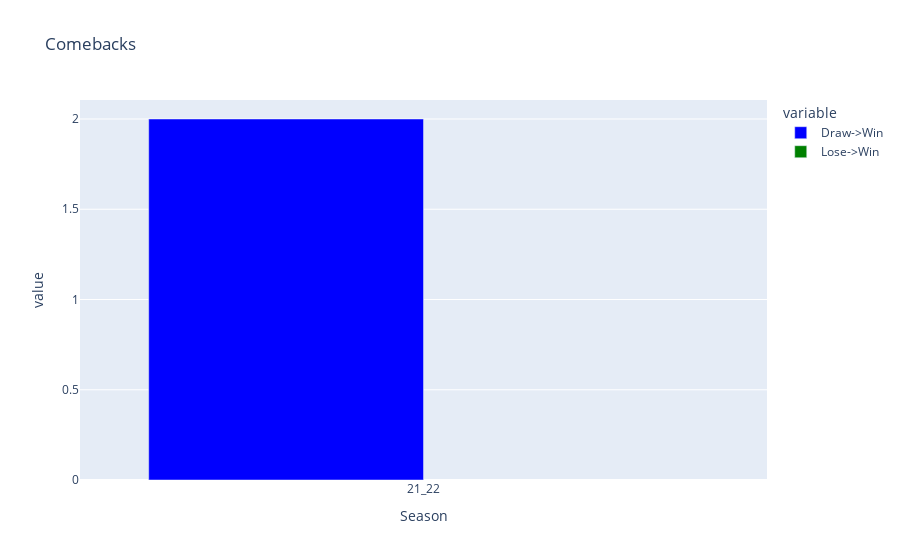

Notebook code cell kept with this figure:
### Code cell
cb_df = pd.DataFrame({'Draw->Win': d2w, 'Lose->Win': l2w})

# ax = cb_df.plot(kind='bar',color=['Blue','Green'])
fig3 = px.bar(cb_df,barmode='group',color_discrete_map={'Draw->Win': 'blue','Lose->Win': 'green'},title='Comebacks')
# plt.title('Comebacks')
# plt.show()
fig3.show()

### Figure 1 — Plotly figure (JSON) as saved in the notebook; plotly's stock layout.template omitted (floating-point values rounded to 4 significant figures)
{"data": [{"alignmentgroup": "True", "hovertemplate": "variable=Draw->Win<br>Season=%{x}<br>value=%{y}<extra></extra>", "legendgroup": "Draw->Win", "marker": {"color": "blue", "pattern": {"shape": ""}}, "name": "Draw->Win", "offsetgroup": "Draw->Win", "orientation": "v", "showlegend": true, "textposition": "auto", "type": "bar", "x": ["21_22"], "xaxis": "x", "y": [2], "yaxis": "y"}, {"alignmentgroup": "True", "hovertemplate": "variable=Lose->Win<br>Season=%{x}<br>value=%{y}<extra></extra>", "legendgroup": "Lose->Win", "marker": {"color": "green", "pattern": {"shape": ""}}, "name": "Lose->Win", "offsetgroup": "Lose->Win", "orientation": "v", "showlegend": true, "textposition": "auto", "type": "bar", "x": ["21_22"], "xaxis": "x", "y": [null], "yaxis": "y"}], "layout": {"barmode": "group", "legend": {"title": {"text": "variable"}, "tracegroupgap": 0}, "title": {"text": "Comebacks"}, "xaxis": {"anchor": "y", "domain": [0, 1], "title": {"text": "Season"}}, "yaxis": {"anchor": "x", "domain": [0, 1], "title": {"text": "value"}}}}
